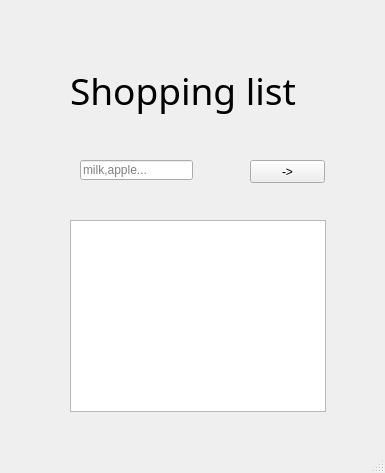
<?xml version="1.0" encoding="UTF-8"?>
<ui version="4.0">
 <class>MainWindow</class>
 <widget class="QMainWindow" name="MainWindow">
  <property name="geometry">
   <rect>
    <x>0</x>
    <y>0</y>
    <width>385</width>
    <height>473</height>
   </rect>
  </property>
  <property name="windowTitle">
   <string>MainWindow</string>
  </property>
  <widget class="QWidget" name="centralwidget">
   <widget class="QLabel" name="label">
    <property name="geometry">
     <rect>
      <x>70</x>
      <y>50</y>
      <width>251</width>
      <height>81</height>
     </rect>
    </property>
    <property name="font">
     <font>
      <family>Adobe 宋体 Std L</family>
      <pointsize>28</pointsize>
     </font>
    </property>
    <property name="contextMenuPolicy">
     <enum>Qt::PreventContextMenu</enum>
    </property>
    <property name="text">
     <string>Shopping list</string>
    </property>
   </widget>
   <widget class="QPushButton" name="pushButton">
    <property name="geometry">
     <rect>
      <x>250</x>
      <y>160</y>
      <width>75</width>
      <height>23</height>
     </rect>
    </property>
    <property name="text">
     <string>-&gt;</string>
    </property>
   </widget>
   <widget class="QLineEdit" name="lineEdit">
    <property name="geometry">
     <rect>
      <x>80</x>
      <y>160</y>
      <width>113</width>
      <height>20</height>
     </rect>
    </property>
    <property name="placeholderText">
     <string>milk,apple...</string>
    </property>
   </widget>
   <widget class="QListWidget" name="listWidget">
    <property name="geometry">
     <rect>
      <x>70</x>
      <y>220</y>
      <width>256</width>
      <height>192</height>
     </rect>
    </property>
   </widget>
  </widget>
  <widget class="QStatusBar" name="statusbar"/>
 </widget>
 <resources/>
 <connections/>
</ui>
